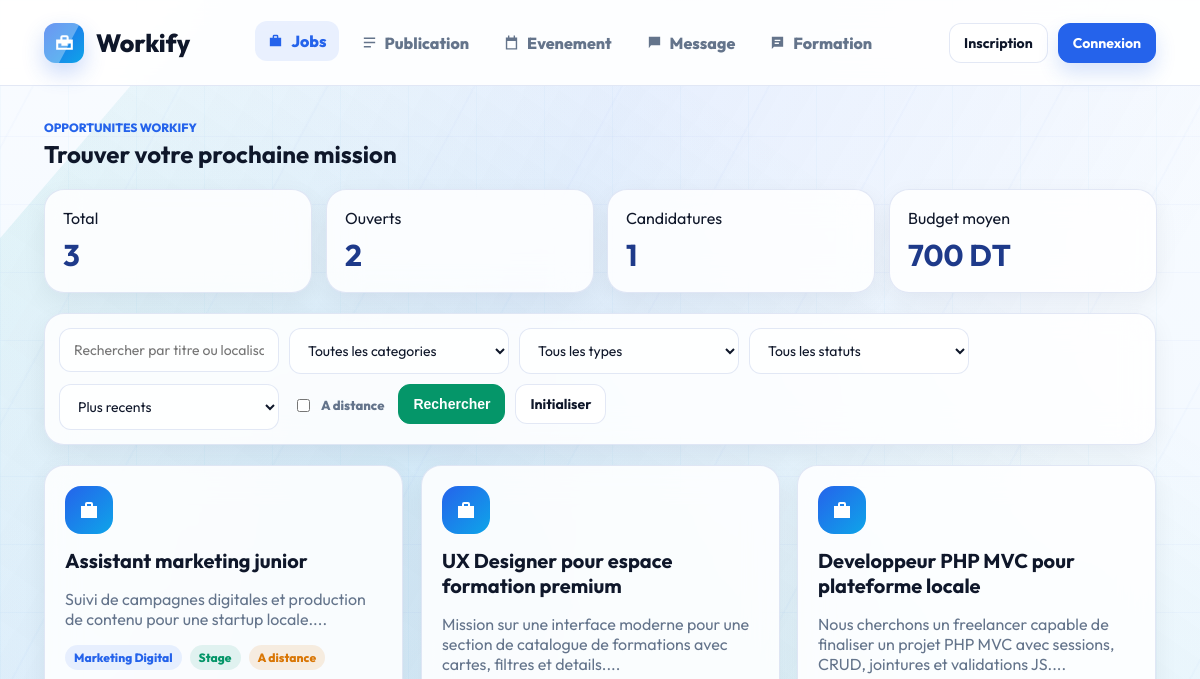
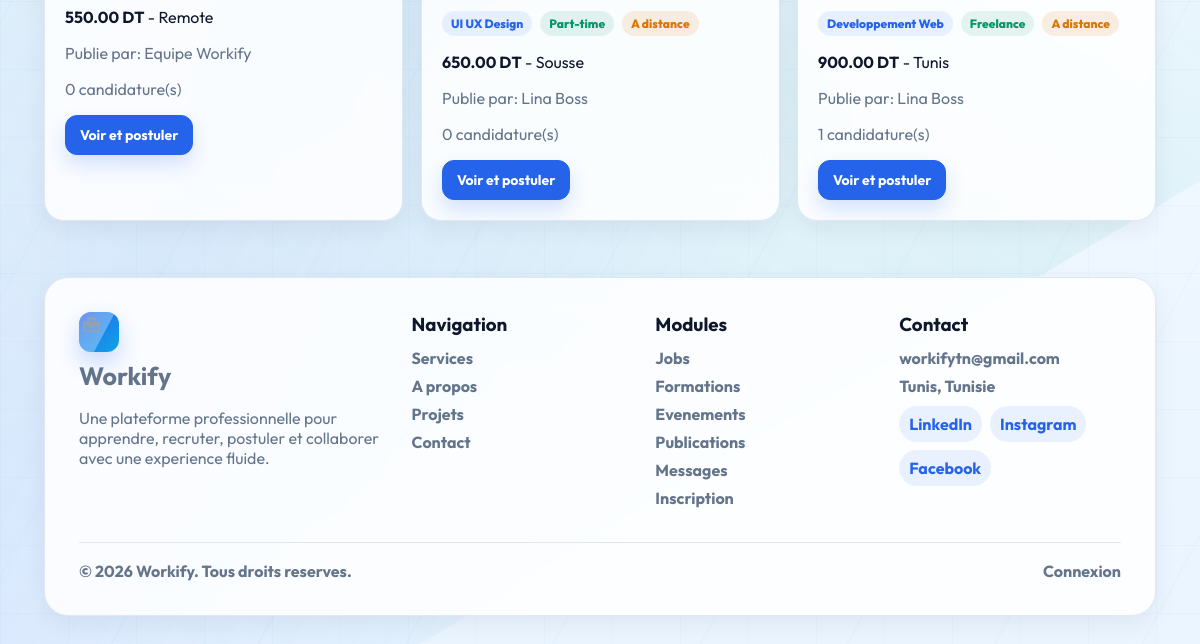
/controller/JobC.php?office=front&action=list, run on an earlier commit of the app's database (2 pictures, top to bottom).
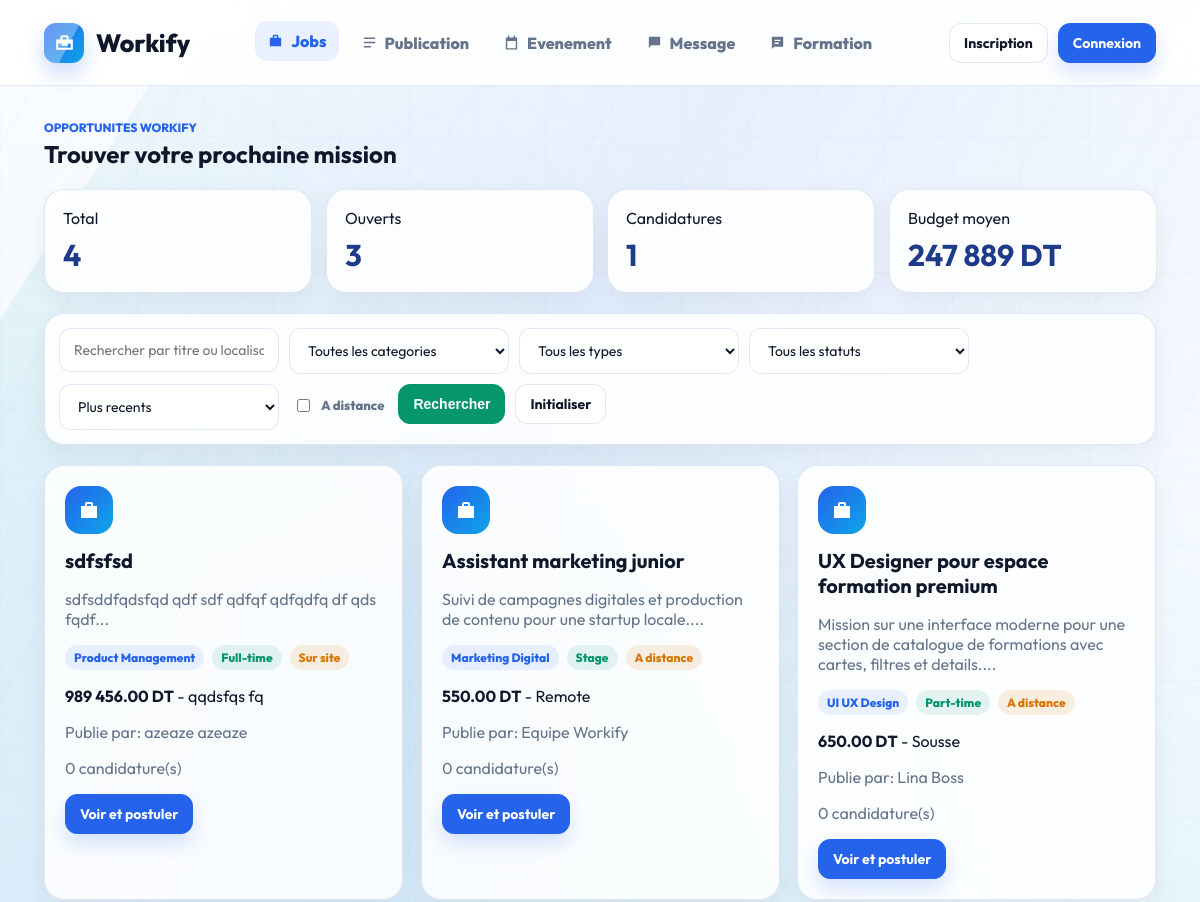
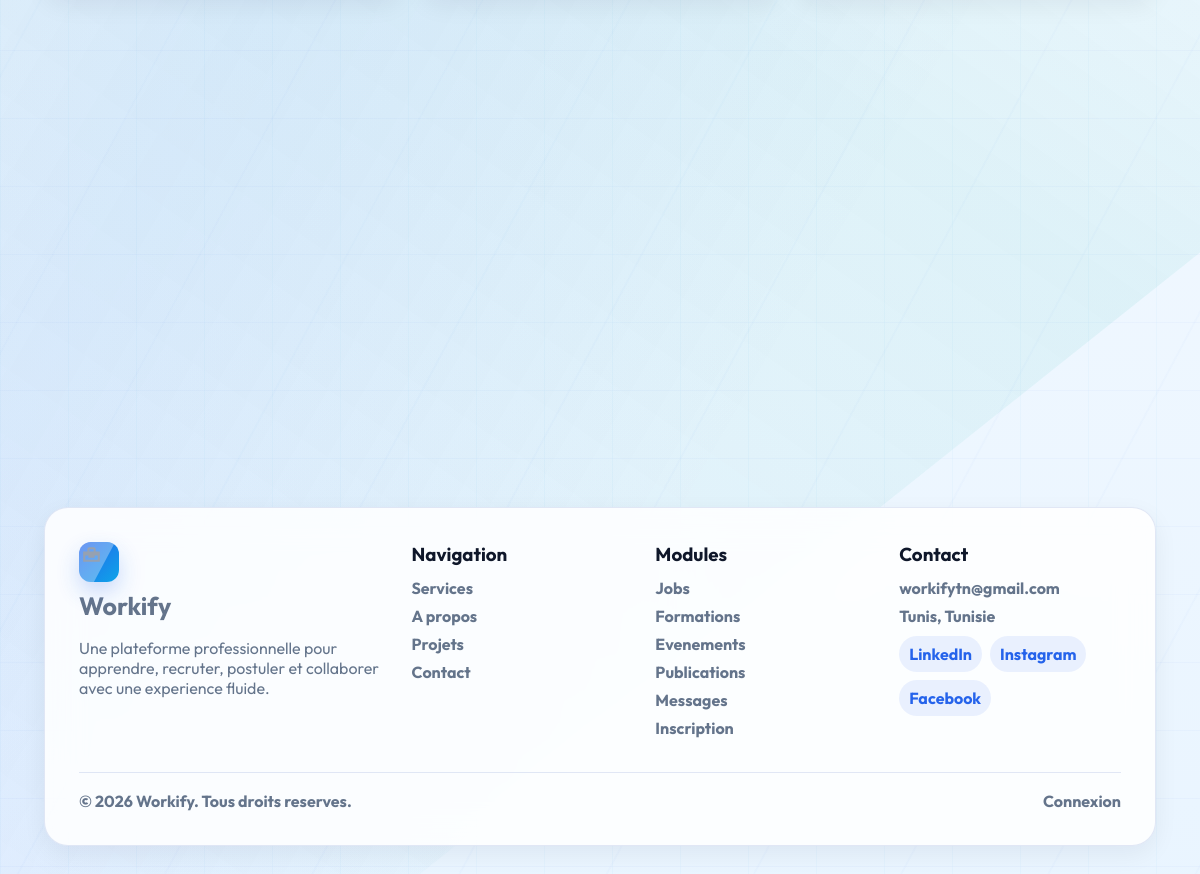
And on a later commit of the database (2 pictures, top to bottom).
### tables this page shows
CREATE TABLE `jobs` (
  `id` int(11) NOT NULL AUTO_INCREMENT,
  `title` varchar(180) NOT NULL,
  `description` text NOT NULL,
  `budget` decimal(10,2) NOT NULL DEFAULT 0.00,
  `category_id` int(11) NOT NULL,
  `location` varchar(120) NOT NULL,
  `is_remote` tinyint(1) NOT NULL DEFAULT 0,
  `job_type` enum('Freelance','Full-time','Stage','Part-time') NOT NULL DEFAULT 'Freelance',
  `status` enum('open','draft','closed') NOT NULL DEFAULT 'open',
  `publisher_id` int(11) NOT NULL,
  `created_at` datetime NOT NULL DEFAULT current_timestamp(),
  PRIMARY KEY (`id`),
  KEY `fk_jobs_category` (`category_id`),
  KEY `fk_jobs_publisher` (`publisher_id`),
  CONSTRAINT `fk_jobs_category` FOREIGN KEY (`category_id`) REFERENCES `categories` (`id`) ON UPDATE CASCADE,
  CONSTRAINT `fk_jobs_publisher` FOREIGN KEY (`publisher_id`) REFERENCES `utilisateurs` (`id`) ON DELETE CASCADE ON UPDATE CASCADE
);

CREATE TABLE `categories` (
  `id` int(11) NOT NULL AUTO_INCREMENT,
  `name` varchar(120) NOT NULL,
  `slug` varchar(120) NOT NULL,
  `scope` enum('all','formation','job') NOT NULL DEFAULT 'all',
  `description` varchar(255) DEFAULT NULL,
  PRIMARY KEY (`id`),
  UNIQUE KEY `slug` (`slug`)
);

### controller/JobModel.php (called while the page is built, shortened)
<?php
class JobModel
{
    public function listeJobs($search = '', $idCategorie = '', $type = '', $statut = '', $remoteOnly = '', $sort = 'date_desc')
    {
        $sql = 'SELECT j.*, c.name AS nom_categorie,
                       CONCAT(u.first_name, " ", u.last_name) AS nom_publisher,
                       (SELECT COUNT(*) FROM candidatures ca WHERE ca.job_id = j.id) AS total_candidatures
                FROM jobs j
                INNER JOIN categories c ON j.category_id = c.id
                INNER JOIN utilisateurs u ON j.publisher_id = u.id
                WHERE 1 = 1';
        $params = [];
        if ($sort === 'budget_asc') {
            $sql .= ' ORDER BY j.budget ASC';
        } elseif ($sort === 'budget_desc') {
            $sql .= ' ORDER BY j.budget DESC';
        } elseif ($sort === 'date_asc') {
            $sql .= ' ORDER BY j.created_at ASC';
        } else {
            $sql .= ' ORDER BY j.created_at DESC, j.id DESC';
        }
        $db = config::getConnexion();
        try {
            $query = $db->prepare($sql);
            $query->execute($params);
            return $query->fetchAll();
        } catch (Exception $e) {
            die('Erreur: ' . $e->getMessage());
        }
    }
    public function statistiquesJobs()
    {
        $sql = "SELECT
                    COUNT(*) AS total,
                    IFNULL(SUM(CASE WHEN status = 'open' THEN 1 ELSE 0 END), 0) AS ouverts,
                    IFNULL(SUM(CASE WHEN status = 'draft' THEN 1 ELSE 0 END), 0) AS brouillons,
                    IFNULL(AVG(budget), 0) AS budget_moyen,
                    (SELECT COUNT(*) FROM candidatures) AS candidatures
                FROM jobs";
        $db = config::getConnexion();
        try {
            $query = $db->query($sql);
            $stats = $query->fetch();
            return $stats;
        } catch (Exception $e) {
            die('Erreur: ' . $e->getMessage());
        }
    }
}
?>

### view/jobs/list.php (the view, shortened to what the changed rows need)
<?php
$activeModule = 'jobs';
$jobs = isset($jobs) ? $jobs : [];
$statistiques = isset($statistiques) ? $statistiques : [];
include __DIR__ . '/../includes/header.php';
?>
<div class="toolbar">
    <div>
        <h2><?= $office === 'back' ? 'Centre des jobs' : 'Trouver votre prochaine mission'; ?></h2>
    </div>
</div>
<div class="stats-grid">
    <div class="card">Total <strong><?= isset($statistiques['total']) ? (int) $statistiques['total'] : 0; ?></strong></div>
    <div class="card">Ouverts <strong><?= isset($statistiques['ouverts']) ? (int) $statistiques['ouverts'] : 0; ?></strong></div>
    <div class="card">Budget moyen <strong><?= isset($statistiques['budget_moyen']) ? number_format((float) $statistiques['budget_moyen'], 0, '.', ' ') : 0; ?> DT</strong></div>
</div>
<?php if ($office === 'front') { ?>
    <div class="formation-grid">
        <?php foreach ($jobs as $jobItem) { ?>
            <article class="formation-card">
                <div class="course-icon">
                    <svg viewBox="0 0 24 24"><path d="M10 4h4a2 2 0 0 1 2 2v2h4v12H4V8h4V6a2 2 0 0 1 2-2zm4 4V6h-4v2h4z"/></svg>
                </div>
                <h3><?= htmlspecialchars($jobItem['title'], ENT_QUOTES); ?></h3>
                <p class="muted"><?= htmlspecialchars(substr($jobItem['description'], 0, 120), ENT_QUOTES); ?>...</p>
                <div class="card-meta">
                    <span class="badge"><?= htmlspecialchars($jobItem['nom_categorie'], ENT_QUOTES); ?></span>
                    <span class="badge badge-green"><?= htmlspecialchars($jobItem['job_type'], ENT_QUOTES); ?></span>
                    <span class="badge badge-amber"><?= $jobItem['is_remote'] ? 'A distance' : 'Sur site'; ?></span>
                </div>
                <p><strong><?= number_format((float) $jobItem['budget'], 2, '.', ' '); ?> DT</strong> - <?= htmlspecialchars($jobItem['location'], ENT_QUOTES); ?></p>
                <p class="muted">Publie par: <?= htmlspecialchars($jobItem['nom_publisher'], ENT_QUOTES); ?></p>
                <p class="muted"><?= (int) $jobItem['total_candidatures']; ?> candidature(s)</p>
                <a class="btn btn-primary" href="../controller/JobC.php?office=front&action=detail&id=<?= (int) $jobItem['id']; ?>">Voir et postuler</a>
            </article>
        <?php } ?>
    </div>
<?php } ?>
<?php include __DIR__ . '/../includes/footer.php'; ?>

### view/includes/header.php (shortened to what the changed rows need)
<?php
$pageTitle = isset($pageTitle) ? $pageTitle : 'Workify';
$office = isset($office) ? $office : 'front';
$activeModule = isset($activeModule) ? $activeModule : '';
$isAdmin = AuthC::isAdmin();
$isBoss = AuthC::currentUserRole() === 'boss';
$isBackOffice = $office === 'back' && ($isAdmin || $isBoss);
$frontLinks = [
    ['key' => 'jobs', 'label' => 'Jobs', 'href' => '../controller/JobC.php?office=front&action=list', 'icon' => 'M10 4h4a2 2 0 0 1 2 2v2h4v12H4V8h4V6a2 2 0 0 1 2-2zm4 4V6h-4v2h4z'],
    ['key' => 'publications', 'label' => 'Publication', 'href' => '../controller/PublicationC.php?office=front&action=list', 'icon' => 'M4 5h16v2H4V5zm0 6h16v2H4v-2zm0 6h10v2H4v-2z'],
    ['key' => 'events', 'label' => 'Evenement', 'href' => '../controller/EventC.php?office=front&action=list', 'icon' => 'M7 2h2v3h6V2h2v3h3v17H4V5h3V2zm11 8H6v10h12V10z'],
    ['key' => 'messages', 'label' => 'Message', 'href' => '../controller/MessageC.php?office=front&action=list', 'icon' => 'M4 4h16v12H7l-3 4V4z'],
    ['key' => 'formations', 'label' => 'Formation', 'href' => '../controller/FormationC.php?office=front&action=list', 'icon' => 'M4 4h16v14H7l-3 3V4zm4 4v2h8V8H8zm0 4v2h6v-2H8z']
];
$backLinks = [
    ['key' => 'dashboard', 'label' => 'Dashboard', 'href' => '../controller/BackDashboardC.php', 'icon' => 'M3 13h8V3H3v10zm0 8h8v-6H3v6zm10 0h8V11h-8v10zm0-18v6h8V3h-8z'],
    ['key' => 'jobs', 'label' => 'Jobs', 'href' => '../controller/JobC.php?office=back&action=list', 'icon' => 'M10 4h4a2 2 0 0 1 2 2v2h4v12H4V8h4V6a2 2 0 0 1 2-2zm4 4V6h-4v2h4z'],
    ['key' => 'publications', 'label' => 'Publication', 'href' => '../controller/PublicationC.php?office=back&action=list', 'icon' => 'M4 5h16v2H4V5zm0 6h16v2H4v-2zm0 6h10v2H4v-2z'],
    ['key' => 'events', 'label' => 'Evenement', 'href' => '../controller/EventC.php?office=back&action=list', 'icon' => 'M7 2h2v3h6V2h2v3h3v17H4V5h3V2zm11 8H6v10h12V10z'],
    ['key' => 'messages', 'label' => 'Message', 'href' => '../controller/MessageC.php?office=back&action=list', 'icon' => 'M4 4h16v12H7l-3 4V4z'],
    ['key' => 'formations', 'label' => 'Formation', 'href' => '../controller/FormationC.php?office=back&action=list', 'icon' => 'M4 4h16v14H7l-3 3V4zm4 4v2h8V8H8zm0 4v2h6v-2H8z'],
    ['key' => 'users', 'label' => 'Users', 'href' => '../controller/UtilisateurC.php?action=list', 'icon' => 'M12 12c2.2 0 4-1.8 4-4s-1.8-4-4-4-4 1.8-4 4 1.8 4 4 4zm0 2c-2.7 0-8 1.4-8 4.2V20h16v-1.8c0-2.8-5.3-4.2-8-4.2z'],
    ['key' => 'contacts', 'label' => 'Contacts', 'href' => '../controller/ContactC.php?action=list', 'icon' => 'M20 4H4c-1.1 0-2 .9-2 2v12c0 1.1.9 2 2 2h16c1.1 0 2-.9 2-2V6c0-1.1-.9-2-2-2zm0 4-8 5-8-5V6l8 5 8-5v2z']
];
?>
<!DOCTYPE html>
<html lang="fr">
<head>
    <link rel="stylesheet" href="../assets/css/style.css">
</head>
<body class="<?= $isBackOffice ? 'back-mode' : 'front-mode'; ?>">
    <div class="<?= $isBackOffice ? 'app-shell' : 'front-shell'; ?>">
        <?php if ($isBackOffice) { ?>
            <aside class="sidebar">
                <a class="brand" href="../controller/BackDashboardC.php">
                    <span class="brand-mark brand-briefcase" aria-hidden="true">
                        <svg viewBox="0 0 24 24"><path d="M10 5h4a2 2 0 0 1 2 2v2h4v10H4V9h4V7a2 2 0 0 1 2-2zm4 4V7h-4v2h4zm-8 4v4h12v-4h-3v2H9v-2H6z"/></svg>
                    </span>
                    <span class="brand-text">Workify</span>
                </a>
                <div class="nav-title">Navigation</div>
                <?php foreach ($backLinks as $link) { ?>
                    <?php if (!$isAdmin && $link['key'] !== 'events') { continue; } ?>
                    <a class="nav-link <?= $activeModule === $link['key'] ? 'active' : ''; ?>" data-module="<?= htmlspecialchars($link['key'], ENT_QUOTES); ?>" href="<?= htmlspecialchars($link['href'], ENT_QUOTES); ?>">
                        <span class="nav-icon" aria-hidden="true"><svg viewBox="0 0 24 24"><path d="<?= htmlspecialchars($link['icon'], ENT_QUOTES); ?>"/></svg></span>
                        <?= htmlspecialchars($link['label'], ENT_QUOTES); ?>
                    </a>
                <?php } ?>
            </aside>
            <main class="main-content">
                <header class="topbar">
                    <div>
                        <p class="eyebrow">Espace prive</p>
                        <h1><?= htmlspecialchars($pageTitle, ENT_QUOTES); ?></h1>
                    </div>
                    <div class="topbar-actions">
                        <span class="admin-pill"><?= htmlspecialchars(AuthC::currentUserName(), ENT_QUOTES); ?></span>
                        <a class="btn btn-danger" href="../controller/AuthController.php?action=logout">Deconnexion</a>
                    </div>
                </header>
                <section class="page">
        <?php } else { ?>
            <header class="public-header">
                <nav class="public-nav" aria-label="Navigation principale">
                    <?php foreach ($frontLinks as $link) { ?>
                        <a class="<?= $activeModule === $link['key'] ? 'active' : ''; ?>" data-module="<?= htmlspecialchars($link['key'], ENT_QUOTES); ?>" href="<?= htmlspecialchars($link['href'], ENT_QUOTES); ?>">
                            <svg viewBox="0 0 24 24" aria-hidden="true"><path d="<?= htmlspecialchars($link['icon'], ENT_QUOTES); ?>"/></svg>
                            <?= htmlspecialchars($link['label'], ENT_QUOTES); ?>
                        </a>
                    <?php } ?>
                </nav>
            </header>
            <main class="public-main">
                <section class="page">
        <?php } ?>

What changed in the data, as far as the page shows it:
no longer on this page (row unchanged): jobs: title "Developpeur PHP MVC pour plateforme locale", description "Nous cherchons un freelancer capable de finaliser un projet PHP MVC avec sessions, CRUD, jointures et validations JS.", category.name "Developpement Web", job_type "Freelance", is_remote "A distance", budget "900.00", location "Tunis", nom_publisher "Lina Boss", total_candidatures "1"
added jobs: title "sdfsfsd", description "sdfsddfqdsfqd qdf sdf qdfqf qdfqdfq df qds fqdf", category.name "Product Management", job_type "Full-time", is_remote "Sur site", budget "989 456.00", location "qqdsfqs fq", nom_publisher "azeaze azeaze", total_candidatures "0"
Also different on the page:
$statistiques['total']: "3" → "4"
$statistiques['ouverts']: "2" → "3"
$statistiques['budget_moyen']: "700" → "247 889"
